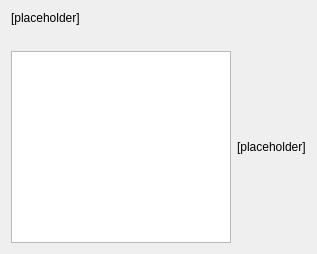
       <widget class="QWidget" name="pg5Units">
        <layout class="QVBoxLayout" name="verticalLayout_4">
         <item>
          <widget class="QLabel" name="lblSelectUnit">
           <property name="styleSheet">
            <string notr="true">font: 11pt &quot;Ubuntu&quot;;</string>
           </property>
           <property name="text">
            <string>[placeholder]</string>
           </property>
           <property name="alignment">
            <set>Qt::AlignLeading|Qt::AlignLeft|Qt::AlignTop</set>
           </property>
           <property name="wordWrap">
            <bool>true</bool>
           </property>
          </widget>
         </item>
         <item>
          <spacer name="verticalSpacer_31">
           <property name="orientation">
            <enum>Qt::Vertical</enum>
           </property>
           <property name="sizeType">
            <enum>QSizePolicy::Fixed</enum>
           </property>
           <property name="sizeHint" stdset="0">
            <size>
             <width>20</width>
             <height>20</height>
            </size>
           </property>
          </spacer>
         </item>
         <item>
          <layout class="QGridLayout" name="gridLayout_2">
           <item row="0" column="0">
            <widget class="QListWidget" name="lstUnits">
             <property name="sizePolicy">
              <sizepolicy hsizetype="Fixed" vsizetype="Expanding">
               <horstretch>0</horstretch>
               <verstretch>0</verstretch>
              </sizepolicy>
             </property>
             <property name="minimumSize">
              <size>
               <width>220</width>
               <height>0</height>
              </size>
             </property>
             <property name="maximumSize">
              <size>
               <width>220</width>
               <height>16777215</height>
              </size>
             </property>
             <property name="baseSize">
              <size>
               <width>0</width>
               <height>0</height>
              </size>
             </property>
            </widget>
           </item>
           <item row="0" column="1">
            <widget class="QLabel" name="lblDescribeUnit">
             <property name="sizePolicy">
              <sizepolicy hsizetype="Expanding" vsizetype="Expanding">
               <horstretch>0</horstretch>
               <verstretch>0</verstretch>
              </sizepolicy>
             </property>
             <property name="styleSheet">
              <string notr="true">font: 11pt &quot;Ubuntu&quot;;</string>
             </property>
             <property name="text">
              <string>[placeholder]</string>
             </property>
             <property name="alignment">
              <set>Qt::AlignLeading|Qt::AlignLeft|Qt::AlignVCenter</set>
             </property>
             <property name="wordWrap">
              <bool>true</bool>
             </property>
             <property name="margin">
              <number>0</number>
             </property>
            </widget>
           </item>
          </layout>
         </item>
        </layout>
       </widget>
